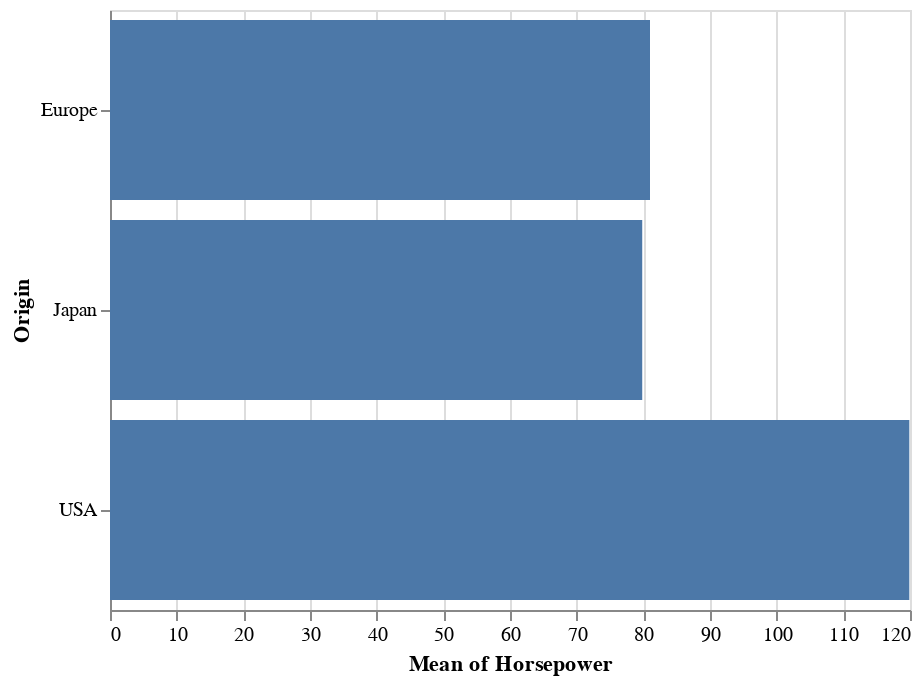

The cell this chart's notebook holds for it:
### Markdown cell above
### Exercise: Adding Explicit Types

Following are a few simple charts made with the cars dataset. For each one, try to add explicit types to the encodings (i.e. change ``"Horsepower"`` to ``"Horsepower:Q"`` so that the plot doesn't change.

Are there any plots that can be made better by changing the type?

### Code cell
alt.Chart(cars).mark_bar().encode(
    y='Origin',
    x='mean(Horsepower)'
)

### Figure 1 — Vega-Lite specification as saved in the notebook (floating-point values rounded to 4 significant figures; data arrays with more than 128 entries replaced by an {"elided": "..."} marker saying what was removed)
{"$schema": "https://vega.github.io/schema/vega-lite/v2.4.1.json", "config": {"view": {"height": 300, "width": 400}}, "data": {"values": {"elided": "406 records"}}, "encoding": {"x": {"aggregate": "mean", "field": "Horsepower", "type": "quantitative"}, "y": {"field": "Origin", "type": "nominal"}}, "mark": "bar"}
